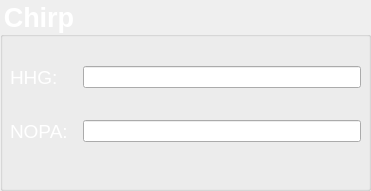
   <widget class="QGroupBox" name="groupBox_7">
    <property name="geometry">
     <rect>
      <x>10</x>
      <y>440</y>
      <width>371</width>
      <height>191</height>
     </rect>
    </property>
    <property name="font">
     <font>
      <pointsize>20</pointsize>
      <weight>75</weight>
      <bold>true</bold>
     </font>
    </property>
    <property name="styleSheet">
     <string notr="true">QGroupBox {
color: #FFFFFF;
}</string>
    </property>
    <property name="title">
     <string>Chirp</string>
    </property>
    <property name="checkable">
     <bool>false</bool>
    </property>
    <widget class="QWidget" name="gridLayoutWidget_5">
     <property name="geometry">
      <rect>
       <x>10</x>
       <y>40</y>
       <width>351</width>
       <height>131</height>
      </rect>
     </property>
     <layout class="QGridLayout" name="gridLayout_5" columnstretch="0,0">
      <property name="horizontalSpacing">
       <number>15</number>
      </property>
      <property name="verticalSpacing">
       <number>5</number>
      </property>
      <item row="0" column="1">
       <widget class="caLineEdit" name="calineedit_24">
        <property name="text">
         <string/>
        </property>
        <property name="alignment">
         <set>Qt::AlignCenter</set>
        </property>
        <property name="channel" stdset="0">
         <string notr="true">COMPR:HHG</string>
        </property>
        <property name="background" stdset="0">
         <color alpha="0">
          <red>255</red>
          <green>255</green>
          <blue>255</blue>
         </color>
        </property>
        <property name="precision" stdset="0">
         <number>3</number>
        </property>
        <property name="unitsEnabled" stdset="0">
         <bool>true</bool>
        </property>
       </widget>
      </item>
      <item row="1" column="1">
       <widget class="caLineEdit" name="calineedit_25">
        <property name="text">
         <string/>
        </property>
        <property name="alignment">
         <set>Qt::AlignCenter</set>
        </property>
        <property name="channel" stdset="0">
         <string notr="true">COMPR:NOPA</string>
        </property>
        <property name="background" stdset="0">
         <color alpha="0">
          <red>255</red>
          <green>255</green>
          <blue>255</blue>
         </color>
        </property>
        <property name="precision" stdset="0">
         <number>3</number>
        </property>
        <property name="unitsEnabled" stdset="0">
         <bool>true</bool>
        </property>
       </widget>
      </item>
      <item row="0" column="0">
       <widget class="QLabel" name="label_14">
        <property name="font">
         <font>
          <pointsize>14</pointsize>
          <weight>50</weight>
          <bold>false</bold>
         </font>
        </property>
        <property name="styleSheet">
         <string notr="true">QLabel {color: #FFFFFF;}</string>
        </property>
        <property name="text">
         <string>HHG:</string>
        </property>
       </widget>
      </item>
      <item row="1" column="0">
       <widget class="QLabel" name="label_15">
        <property name="font">
         <font>
          <pointsize>14</pointsize>
          <weight>50</weight>
          <bold>false</bold>
         </font>
        </property>
        <property name="styleSheet">
         <string notr="true">QLabel {color: #FFFFFF;}</string>
        </property>
        <property name="text">
         <string>NOPA:</string>
        </property>
       </widget>
      </item>
     </layout>
    </widget>
   </widget>
